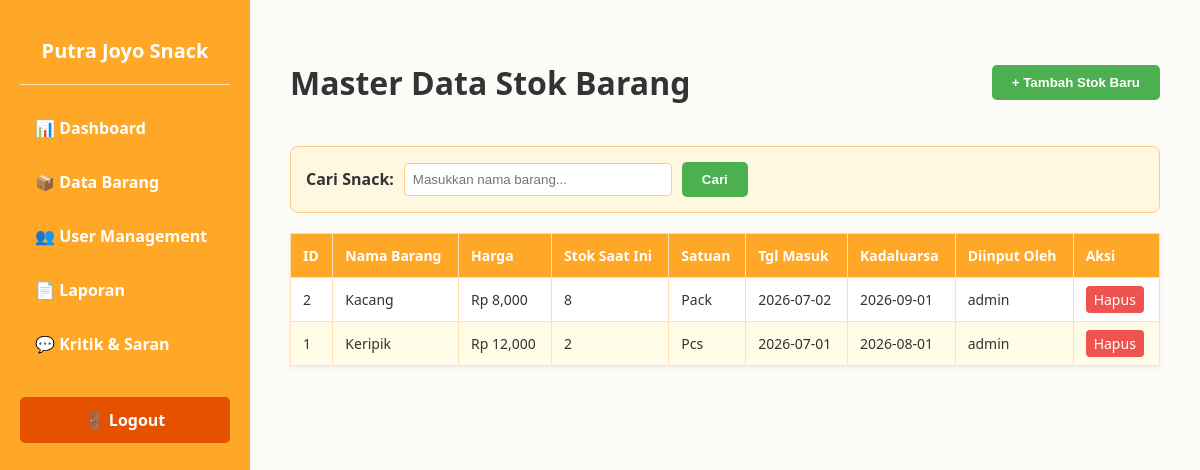
Before: /admin/barang with the older database file.
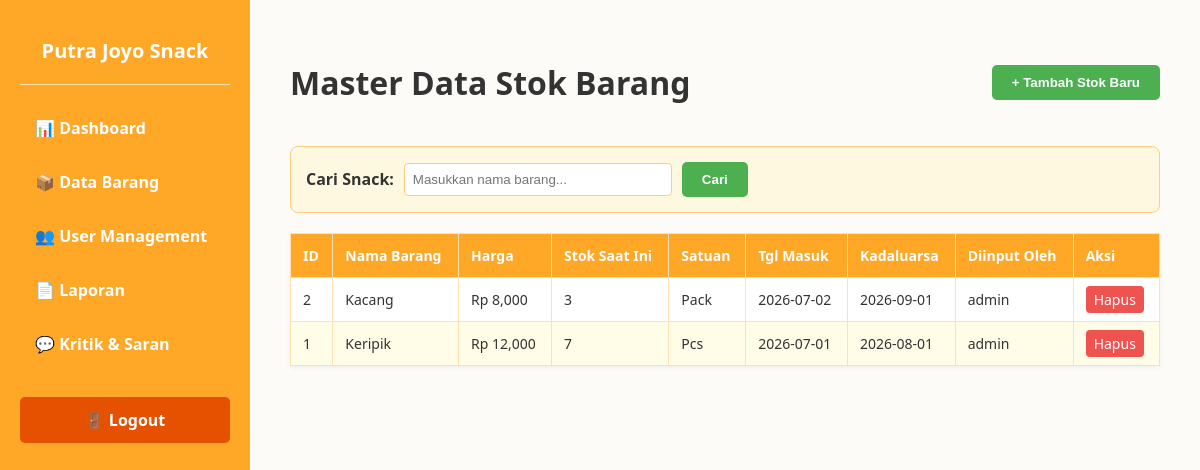
After: the same page with the newer database file.
### models/transaksi.py (models this page shows)
class Barang(db.Model):
    __tablename__ = 'barang'
    id = db.Column(db.Integer, primary_key=True)
    nama_barang = db.Column(db.String(100), nullable=False)
    harga = db.Column(db.Integer, nullable=False)
    stok = db.Column(db.Integer, nullable=False)
    satuan = db.Column(db.String(20), nullable=False)
    tanggal_masuk = db.Column(db.String(20), nullable=False)
    tanggal_kadaluarsa = db.Column(db.String(20), nullable=False)
    id_admin_fk = db.Column(db.String(50), nullable=False)

### app.py (the view, shortened to what this page needs)
@app.route("/admin/barang", methods=["GET", "POST"])
def admin_barang():
    search_query = request.args.get("q", "").strip()
    query = Barang.query
    if search_query:
        query = query.filter(Barang.nama_barang.ilike(f"%{search_query}%"))
    barang_list = query.order_by(Barang.id.desc()).all()
    return render_template("admin/barang.html", barang_list=barang_list, search_query=search_query)

### templates/admin/barang.html (shortened to what this page needs)
<!DOCTYPE html>
<html lang="id">
<head>
</head>
<body>
    <div class="sidebar">
        <h2>Putra Joyo Snack</h2>
        <hr style="border: 0; height: 1px; background: #FFE0B2; margin-bottom: 20px;">
        <a href="/admin/dashboard">📊 Dashboard</a>
        <a href="/admin/barang">📦 Data Barang</a>
        <a href="/admin/user">👥 User Management</a>
        <a href="/admin/laporan">📄 Laporan</a>
        <a href="/admin/kritik">💬 Kritik & Saran</a>
        <a class="logout-btn" href="/logout">🚪 Logout</a>
    </div>
    <div class="content">
        <div class="header-section">
            <h1>Master Data Stok Barang</h1>
            <button class="btn-add" onclick="bukaModal()">+ Tambah Stok Baru</button>
        </div>
        <form class="search-container" method="get" action="/admin/barang">
            <label><strong>Cari Snack:</strong></label>
            <input type="text" name="q" value="{{ search_query or '' }}" placeholder="Masukkan nama barang...">
            <button class="btn-add" type="submit">Cari</button>
        </form>
        <table class="data-table">
            <thead>
                <tr>
                    <th>ID</th>
                    <th>Nama Barang</th>
                    <th>Harga</th>
                    <th>Stok Saat Ini</th>
                    <th>Satuan</th>
                    <th>Tgl Masuk</th>
                    <th>Kadaluarsa</th>
                    <th>Diinput Oleh</th>
                    <th>Aksi</th>
                </tr>
            </thead>
            <tbody>
                {% for barang in barang_list %}
                <tr>
                    <td>{{ barang.id }}</td>
                    <td>{{ barang.nama_barang }}</td>
                    <td>Rp {{ "{:,.0f}".format(barang.harga) }}</td>
                    <td>{{ barang.stok }}</td>
                    <td>{{ barang.satuan }}</td>
                    <td>{{ barang.tanggal_masuk }}</td>
                    <td>{{ barang.tanggal_kadaluarsa }}</td>
                    <td>{{ barang.id_admin_fk }}</td>
                    <td>
                        <a href="/admin/barang/hapus/{{ barang.id }}" style="background-color:#EF5350; color:white; border:none; padding:4px 8px; border-radius:4px; cursor:pointer; text-decoration:none;" onclick="return confirm('Hapus barang ini?')">Hapus</a>
                    </td>
                </tr>
                {% else %}
                <tr>
                    <td colspan="9" style="text-align:center; color:#777;">Belum ada data barang.</td>
                </tr>
                {% endfor %}
            </tbody>
        </table>
    </div>
</body>
</html>

Changed rows visible on the page:
changed Barang "Kacang": stok "8" → "3"
changed Barang "Keripik": stok "2" → "7"
